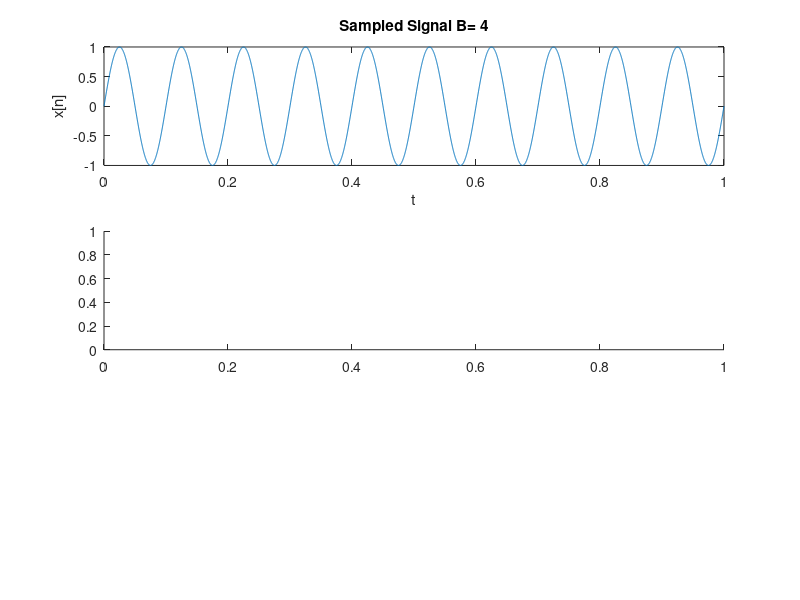

Recreate this plot in MATLAB. (Note: this script raises an error after producing the figure.)
a=1;
B=4;
Fs = 5000;
F0=10;
Ts = 1/Fs;
t_sample = 0:Ts:1; %intervals for sampling
xn = sin(2*pi*F0*t_sample); %sampled signal x[n]

figure;
subplot(3,1,1); 
plot(t_sample,xn); %plotting sampled signal
xlabel('t');
ylabel('x[n]'); 
title(sprintf('Sampled Signal B= %d',B));
    
subplot(3,1,2);
xq = quadratic_quant(xn,B,a); %getting quantized signal
plot(t_sample,xq); %plotting quantized signal
xlabel('t');
ylabel('x_q[n]'); 
title(sprintf('Quantized Signal B= %d',B));

subplot(3,1,3);
eq = xn - xq; %Quantisation Error
plot(t_sample,eq); 
xlabel('t') ;
ylabel('x[n] - x_q[n]'); 
title(sprintf('Quantization error B= %d',B));






